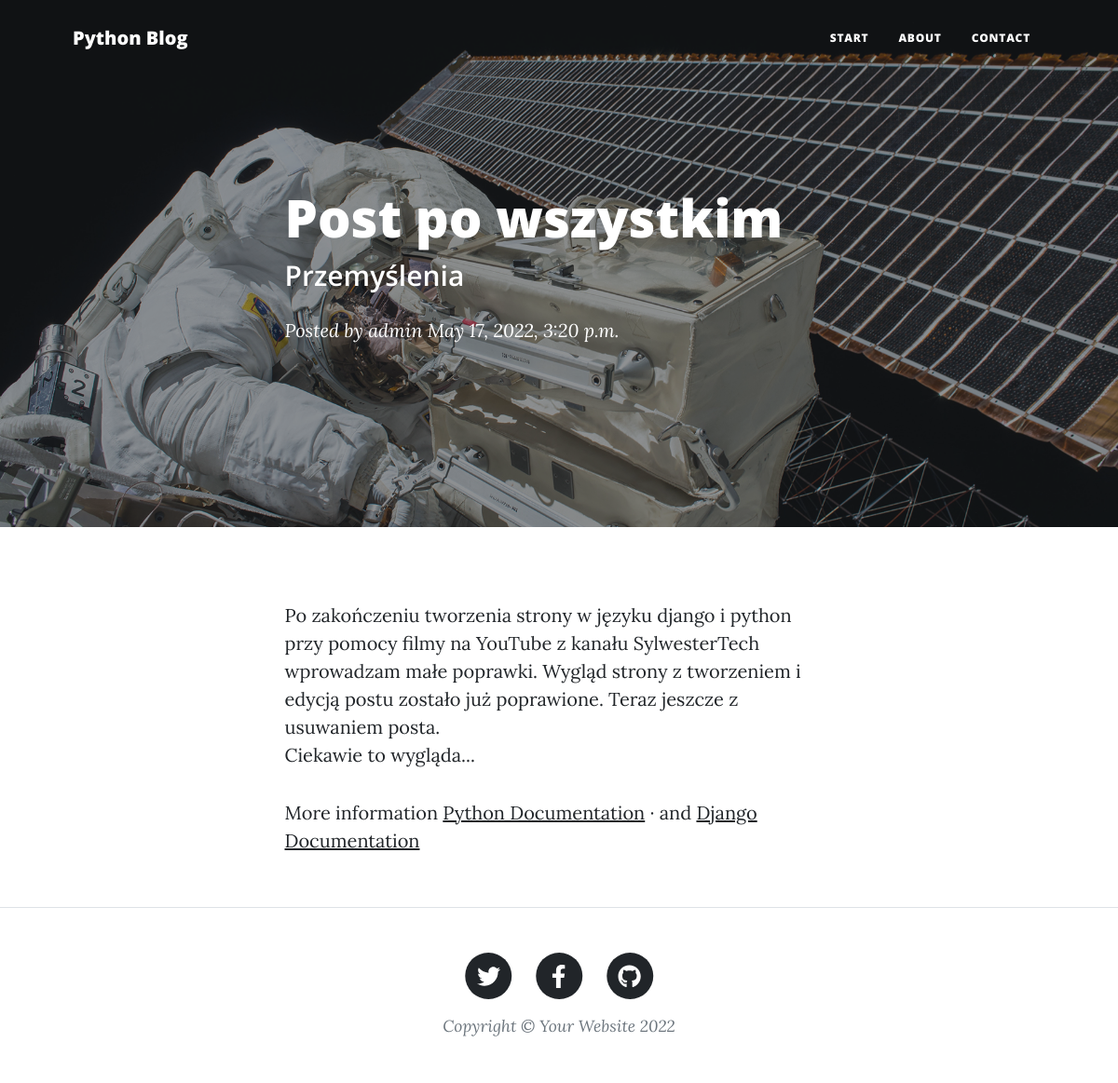
The page /blog/post-po-wszystkim on the database its author committed.
### blog/models.py (models this page shows, shortened)
class Post(models.Model):
    title = models.CharField(max_length=55)
    subhead = models.CharField(max_length=55, blank=True, null=True)
    slug = models.SlugField(max_length=55, unique=True)
    body = models.TextField()
    status = models.IntegerField(choices=STATUS, default=1)
    created_by = models.ForeignKey(User, on_delete=models.CASCADE)
    created_date = models.DateTimeField(auto_now_add=True)
    update_date = models.DateTimeField(auto_now=True)
    publish_date = models.DateTimeField(default=now)
    class Meta:
        ordering = ('-created_date',)

### blog/views.py (the view)
# urls.py: path('<slug:get_slug>', PostDetailView.as_view(), name='post_detail'),
class PostDetailView(DetailView):
    model = Post
    slug_field = "slug"
    slug_url_kwarg = "get_slug"
    template_name = "blog/post_detail.html"

### templates/blog/post_detail.html (shortened to what this page needs)
{% extends 'base/base.html' %} {% load static %}
{% block content %}
<header class="masthead" style="background-image: url('/media/post-bg.jpg')">
    <div class="container position-relative px-4 px-lg-5">
        <div class="row gx-4 gx-lg-5 justify-content-center">
            <div class="col-md-10 col-lg-8 col-xl-7">
                <div class="post-heading">
                    <h1>{{object.title}}</h1>
                    <h2 class="subheading">{{object.subhead}}</h2>
                    <span class="meta">
                        Posted by
                        <a href="#!">{{object.created_by}}</a>
                        {{object.publish_date}}
                    </span>
                </div>
            </div>
        </div>
    </div>
</header>
<article class="mb-4">
    <div class="container px-4 px-lg-5">
        <div class="row gx-4 gx-lg-5 justify-content-center">
            <div class="col-md-10 col-lg-8 col-xl-7">
                {{ object.body | linebreaks}}
                <p>
                    More information
                    <a href="https://docs.python.org/3/">Python Documentation</a>
                    &middot; and
                    <a href="https://docs.djangoproject.com/en/4.0/">Django Documentation</a>
                </p>
            </div>
        </div>
    </div>
</article>
{% endblock  %}

### rows shown on the page
Post: title "Post po wszystkim", subhead "Przemyślenia", created_by "admin", publish_date "May 17, 2022, 3:20 p.m.", body "Po zakończeniu tworzenia strony w języku django i python przy pomocy filmy na YouTube z kanału SylwesterTech wprowadzam małe poprawki. Wygląd strony z tworzeniem i edycją postu zostało już poprawione. Teraz jeszcze z usuwaniem posta. Ciekawie to wygląda..."
